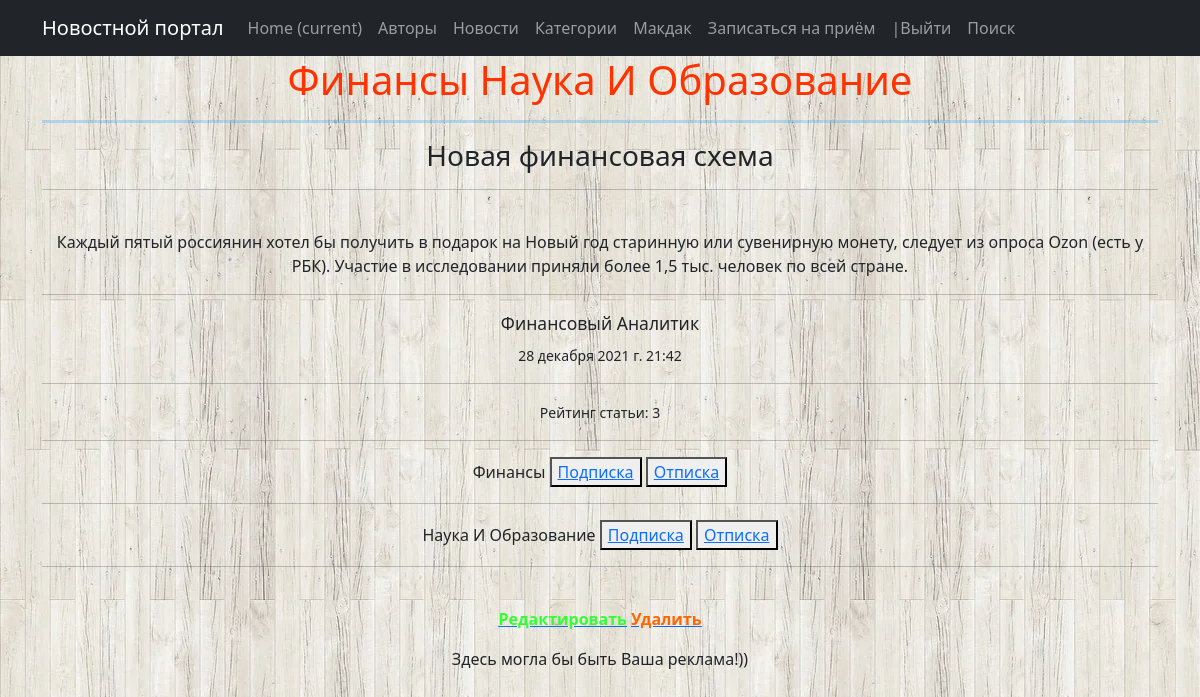
Page /2/ on the committed database.
### news/models.py (models this page shows, shortened)
class Category(models.Model):
    name = models.CharField(max_length=64, unique=True)
    subscribers = models.ManyToManyField(User, )
    def __str__(self):
        return f'{self.name}'

class Post(models.Model):
    author = models.ForeignKey(Author, on_delete=models.CASCADE, verbose_name="Авторы")
    NEWS = 'NW'
    ARTICLE = 'AR'
    CATEGORY_CHOICES = (
        (NEWS, 'Новости'),
        (ARTICLE, 'Статья'),
    )
    categoryType = models.CharField(max_length=2, choices=CATEGORY_CHOICES, default=ARTICLE, verbose_name="Категория")
    dateCreation = models.DateTimeField(auto_now_add=True, verbose_name="Время создания новости")
    postCategory = models.ManyToManyField(Category, through='PostCategory', verbose_name="Название категории")
    title = models.CharField(max_length=128, verbose_name="Заголовок")
    text = models.TextField(verbose_name="Текст")
    rating = models.SmallIntegerField(default=0)

class Author(models.Model):
    authorUser = models.OneToOneField(User, on_delete=models.CASCADE)
    ratingAuthor = models.SmallIntegerField(default=0)
    def __str__(self):
        return f'{self.authorUser}'

### news/views.py (the view)
# urls.py: path('<int:pk>/', NewsDetailView.as_view(), name='news_detail'),
class NewsDetailView(DetailView):
    template_name = 'news_detail.html'
    queryset = Post.objects.all()
    def get_context_data(self, **kwargs):
        context = super().get_context_data(**kwargs)
        id = self.kwargs.get('pk')
        aaa = Category.objects.filter(pk=Post.objects.get(pk=id).postCategory.name).values("subscribers__username")
        context['is_not_subscribe'] = not aaa.filter(subscribers__username=self.request.user).exists()
        context['is_subscribe'] = aaa.filter(subscribers__username=self.request.user).exists()
        return context

### news/templates/news_detail.html (shortened to what this page needs)
{% extends 'flatpages/default.html' %}
{% block content %}
<h1><span style="color: #ff3300;">{% for new in post.postCategory.all %}
    {{ new|title }}
    {% endfor %}</span></h1>
<hr size="5" style="color: #0099ff;"/>
<h3>{{ post.title }}</h3>
<hr/>
<br>
{{ post.text }}
<hr/>
<h5><small> {{ post.author|title }}</small></h5>
<small>{{ post.dateCreation }}</small>
<hr/>
<small>Рейтинг статьи: {{ post.rating }}</small>
{% for category in post.postCategory.all %}
<hr>
{{ category|title }}
{% if is_not_subscribe %}
<button><a href="{% url 'subscribed' category.id %}">Подписка</a></button>
{% endif %}
{% if not is_subscribe %}
<button><a href="{% url 'subscribed' category.id %}">Отписка</a></button>
{% endif %}
{% endfor %}
<hr>
<br>
<a href="{% url 'news_update' post.id %}"><u><strong><span style="color: #33ff33;">Редактировать</span></strong></u></a>
<a href="{% url 'news_delete' post.id %}"><u><strong><span style="color: #ff6600;">Удалить</span></strong></u></a>
<p style="color:#3399ff">
    <marquee behavior="scroll" direction="left">Здесь могла бы быть Ваша реклама!))</marquee>
</p>
{% endblock %}

### rows in the picture
Category: name "Финансы"
Category: name "Наука И Образование"
Post: title "Новая финансовая схема", text "Каждый пятый россиянин хотел бы получить в подарок на Новый год старинную или сувенирную монету, следует из опроса Ozon (есть у РБК). Участие в исследовании приняли более 1,5 тыс. человек по всей стране.", author "Финансовый Аналитик", dateCreation "28 декабря 2021 г. 21:42", rating "3"
